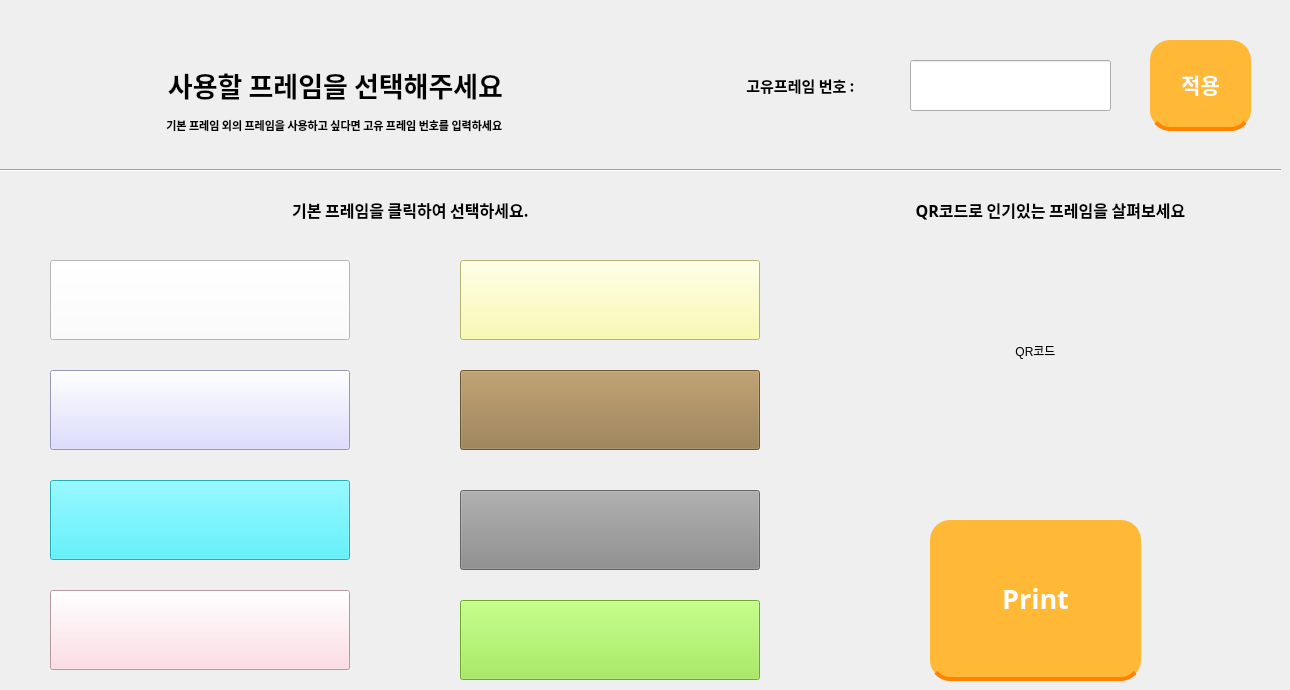
    <widget class="QWidget" name="ChooseFramePage">
     <widget class="QLabel" name="label_5">
      <property name="geometry">
       <rect>
        <x>50</x>
        <y>50</y>
        <width>571</width>
        <height>71</height>
       </rect>
      </property>
      <property name="font">
       <font>
        <family>Leferi Base Type Bold</family>
        <weight>75</weight>
        <bold>true</bold>
       </font>
      </property>
      <property name="text">
       <string>&lt;html&gt;&lt;head/&gt;&lt;body&gt;&lt;p align=&quot;center&quot;&gt;&lt;span style=&quot; font-size:20pt;&quot;&gt;사용할 프레임을 선택해주세요&lt;/span&gt;&lt;/p&gt;&lt;/body&gt;&lt;/html&gt;</string>
      </property>
     </widget>
     <widget class="QLabel" name="label_6">
      <property name="geometry">
       <rect>
        <x>40</x>
        <y>110</y>
        <width>591</width>
        <height>31</height>
       </rect>
      </property>
      <property name="font">
       <font>
        <family>Leferi Base Type Regular</family>
       </font>
      </property>
      <property name="text">
       <string>&lt;html&gt;&lt;head/&gt;&lt;body&gt;&lt;p align=&quot;center&quot;&gt;&lt;span style=&quot; font-size:8pt; font-weight:600;&quot;&gt;기본 프레임 외의 프레임을 사용하고 싶다면 고유 프레임 번호를 입력하세요 &lt;/span&gt;&lt;/p&gt;&lt;/body&gt;&lt;/html&gt;</string>
      </property>
     </widget>
     <widget class="Line" name="line_3">
      <property name="geometry">
       <rect>
        <x>0</x>
        <y>160</y>
        <width>1281</width>
        <height>20</height>
       </rect>
      </property>
      <property name="orientation">
       <enum>Qt::Horizontal</enum>
      </property>
     </widget>
     <widget class="QLabel" name="label_8">
      <property name="geometry">
       <rect>
        <x>940</x>
        <y>250</y>
        <width>191</width>
        <height>201</height>
       </rect>
      </property>
      <property name="text">
       <string>QR코드</string>
      </property>
      <property name="alignment">
       <set>Qt::AlignCenter</set>
      </property>
      <property name="indent">
       <number>0</number>
      </property>
     </widget>
     <widget class="QPushButton" name="PrintBtn">
      <property name="geometry">
       <rect>
        <x>930</x>
        <y>520</y>
        <width>211</width>
        <height>161</height>
       </rect>
      </property>
      <property name="font">
       <font>
        <family>Leferi Base Type Bold</family>
        <pointsize>20</pointsize>
        <weight>75</weight>
        <bold>true</bold>
       </font>
      </property>
      <property name="styleSheet">
       <string notr="true">QPushButton{
	color: white;
    background-color: #FFB937		;
    padding: 12px;
    border-radius: 4px;
    border-bottom: 4px solid #FF8200;
	border-radius: 20px;
}
</string>
      </property>
      <property name="text">
       <string>Print</string>
      </property>
     </widget>
     <widget class="QPushButton" name="ApplyBtn">
      <property name="geometry">
       <rect>
        <x>1150</x>
        <y>40</y>
        <width>101</width>
        <height>91</height>
       </rect>
      </property>
      <property name="font">
       <font>
        <family>Leferi Base Type Bold</family>
        <pointsize>16</pointsize>
        <weight>75</weight>
        <bold>true</bold>
       </font>
      </property>
      <property name="styleSheet">
       <string notr="true">QPushButton{
	color: white;
    background-color: #FFB937		;
    padding: 12px;
    border-radius: 4px;
    border-bottom: 4px solid #FF8200;
	border-radius: 20px;
}</string>
      </property>
      <property name="text">
       <string>적용</string>
      </property>
     </widget>
     <widget class="QLineEdit" name="Frame_Id">
      <property name="geometry">
       <rect>
        <x>910</x>
        <y>60</y>
        <width>201</width>
        <height>51</height>
       </rect>
      </property>
      <property name="font">
       <font>
        <family>Leferi Base Type Regular</family>
       </font>
      </property>
     </widget>
     <widget class="QLabel" name="label_9">
      <property name="geometry">
       <rect>
        <x>700</x>
        <y>50</y>
        <width>201</width>
        <height>71</height>
       </rect>
      </property>
      <property name="font">
       <font>
        <family>Leferi Base Type Bold</family>
        <pointsize>14</pointsize>
        <weight>75</weight>
        <bold>true</bold>
       </font>
      </property>
      <property name="text">
       <string>&lt;html&gt;&lt;head/&gt;&lt;body&gt;&lt;p align=&quot;center&quot;&gt;&lt;span style=&quot; font-size:11pt;&quot;&gt;고유프레임 번호 :&lt;/span&gt;&lt;/p&gt;&lt;/body&gt;&lt;/html&gt;</string>
      </property>
     </widget>
     <widget class="QPushButton" name="Basic_Frame_1">
      <property name="geometry">
       <rect>
        <x>50</x>
        <y>260</y>
        <width>300</width>
        <height>80</height>
       </rect>
      </property>
      <property name="styleSheet">
       <string notr="true">background-color : #FFFFFF</string>
      </property>
      <property name="text">
       <string/>
      </property>
     </widget>
     <widget class="QLabel" name="label_7">
      <property name="geometry">
       <rect>
        <x>220</x>
        <y>190</y>
        <width>381</width>
        <height>41</height>
       </rect>
      </property>
      <property name="font">
       <font>
        <family>Leferi Base Type Bold</family>
        <weight>75</weight>
        <bold>true</bold>
       </font>
      </property>
      <property name="text">
       <string>&lt;html&gt;&lt;head/&gt;&lt;body&gt;&lt;p align=&quot;center&quot;&gt;&lt;span style=&quot; font-size:12pt; font-weight:600;&quot;&gt;기본 프레임을 클릭하여 선택하세요.&lt;/span&gt;&lt;/p&gt;&lt;/body&gt;&lt;/html&gt;</string>
      </property>
     </widget>
     <widget class="QPushButton" name="Basic_Frame_2">
      <property name="geometry">
       <rect>
        <x>50</x>
        <y>370</y>
        <width>300</width>
        <height>80</height>
       </rect>
      </property>
      <property name="styleSheet">
       <string notr="true">background-color : #D2D2FF</string>
      </property>
      <property name="text">
       <string/>
      </property>
     </widget>
     <widget class="QPushButton" name="Basic_Frame_3">
      <property name="geometry">
       <rect>
        <x>50</x>
        <y>480</y>
        <width>300</width>
        <height>80</height>
       </rect>
      </property>
      <property name="styleSheet">
       <string notr="true">background-color : #32F1FF	</string>
      </property>
      <property name="text">
       <string/>
      </property>
     </widget>
     <widget class="QPushButton" name="Basic_Frame_4">
      <property name="geometry">
       <rect>
        <x>50</x>
        <y>590</y>
        <width>300</width>
        <height>80</height>
       </rect>
      </property>
      <property name="styleSheet">
       <string notr="true">background-color : #FFD4DF	</string>
      </property>
      <property name="text">
       <string/>
      </property>
     </widget>
     <widget class="QPushButton" name="Basic_Frame_5">
      <property name="geometry">
       <rect>
        <x>460</x>
        <y>260</y>
        <width>300</width>
        <height>80</height>
       </rect>
      </property>
      <property name="styleSheet">
       <string notr="true">background-color : #FAFAA0	</string>
      </property>
      <property name="text">
       <string/>
      </property>
     </widget>
     <widget class="QPushButton" name="Basic_Frame_6">
      <property name="geometry">
       <rect>
        <x>460</x>
        <y>370</y>
        <width>300</width>
        <height>80</height>
       </rect>
      </property>
      <property name="styleSheet">
       <string notr="true">background-color :#957745	</string>
      </property>
      <property name="text">
       <string/>
      </property>
     </widget>
     <widget class="QPushButton" name="Basic_Frame_7">
      <property name="geometry">
       <rect>
        <x>460</x>
        <y>490</y>
        <width>300</width>
        <height>80</height>
       </rect>
      </property>
      <property name="styleSheet">
       <string notr="true">background-color : #8c8c8c</string>
      </property>
      <property name="text">
       <string/>
      </property>
     </widget>
     <widget class="QPushButton" name="Basic_Frame_8">
      <property name="geometry">
       <rect>
        <x>460</x>
        <y>600</y>
        <width>300</width>
        <height>80</height>
       </rect>
      </property>
      <property name="styleSheet">
       <string notr="true">background-color : #94EB3E</string>
      </property>
      <property name="text">
       <string/>
      </property>
     </widget>
     <widget class="QLabel" name="label_12">
      <property name="geometry">
       <rect>
        <x>820</x>
        <y>190</y>
        <width>461</width>
        <height>41</height>
       </rect>
      </property>
      <property name="font">
       <font>
        <family>Leferi Base Type Bold</family>
        <weight>75</weight>
        <bold>true</bold>
       </font>
      </property>
      <property name="text">
       <string>&lt;html&gt;&lt;head/&gt;&lt;body&gt;&lt;p align=&quot;center&quot;&gt;&lt;span style=&quot; font-size:12pt; font-weight:600;&quot;&gt;QR코드로 인기있는 프레임을 살펴보세요&lt;/span&gt;&lt;/p&gt;&lt;/body&gt;&lt;/html&gt;</string>
      </property>
     </widget>
    </widget>
